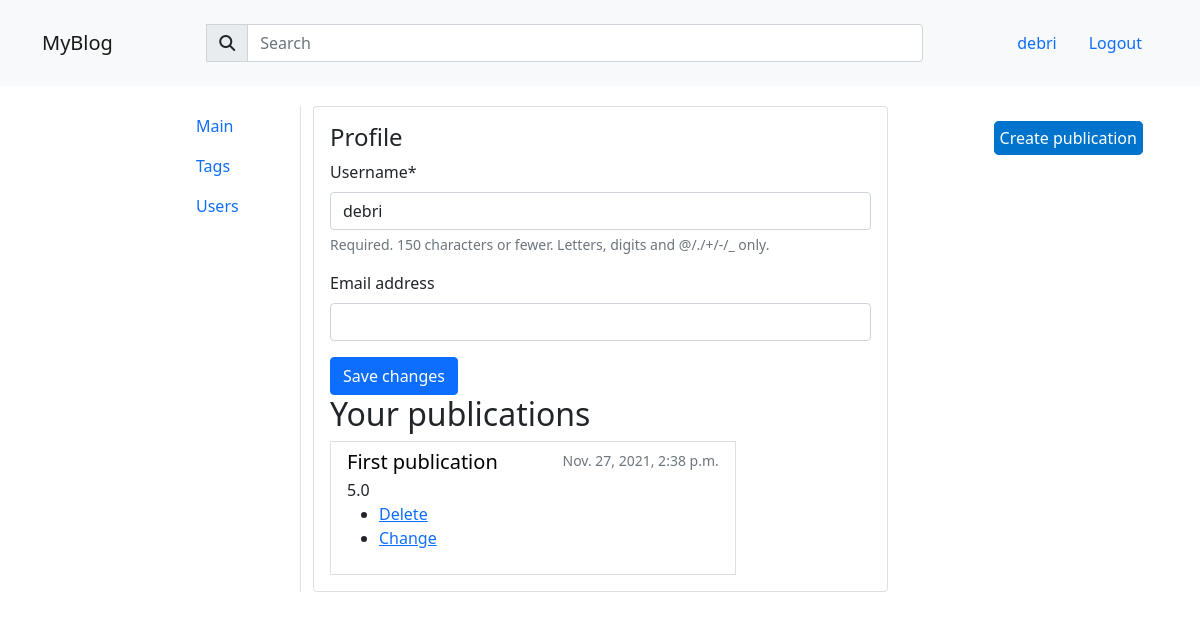
Screenshot of /account_default/profile (signed in) with the database file from the repository.
### home/models.py (models this page shows, shortened)
class Publication(models.Model):
    title = models.CharField(max_length=256)
    group = models.ForeignKey(Group, on_delete=models.PROTECT)
    content = RichTextField(null=True, blank=True,)
    author = models.ForeignKey(User, on_delete=models.PROTECT, default='creator', related_name='my_publications')
    slug = models.SlugField(max_length=150, unique=True)
    published = models.DateTimeField(auto_now_add=True, db_index=True)
    rating = models.FloatField(default=0)
    tags = models.ManyToManyField(Tag, blank=True, related_name='publications')
    liked = models.IntegerField(default=0)
    class Meta:
        ordering = ['-published']

### account_default/views.py (the view)
# urls.py: path('profile', profile, name='profile'),
@login_required
def profile(request):
    publications = Publication.objects.filter(author=request.user)
    form, message = profile_access(request, request.user)
    return render(request, 'registration/profile.html', context={'form': form,
                                                                 'message': message,
                                                                 'publications': publications
                                                                 })

### account_default/forms.py
class UserEditForm(forms.ModelForm):
    class Meta:
        model = User
        fields = ('username', 'email')

### account_default/views.py (called while the page is built)
def profile_access(request, user):
    message = ''
    if request.method == "POST":
        form = UserEditForm(request.POST, instance=user)
        if form.is_valid():
            form.save(commit=True)
            message = 'Your profile has been changed'
    form = UserEditForm()
    form['username'].initial = user.username
    form['email'].initial = user.email
    return form, message

### templates/registration/profile.html (shortened to what this page needs)
{% extends 'base.html' %}
{% load crispy_forms_tags %}
{% block content %}
<div class="card">
    <div class="card-body">
        <h4 class="card-title">Profile</h4>
        <form method="post">
            {{ form|crispy }}
            <button class="btn btn-primary" type="submit">Save changes</button>
        </form>
        <h2>Your publications</h2>
        <div class="d-flex flex-row">
            <div class="pages w-75">
                {% for publication in publications %}
                <div class="list-group-item list-group-item-action">
                    <div class="d-flex w-100 justify-content-between">
                        <a href="{% url 'publication' publication.id %}" style="text-decoration:none">
                            <h5 class="mb-1" style="color: black">{{ publication.title }}</h5>
                        </a>
                        <small class="text-muted">{{ publication.published }}</small>
                    </div>
                    <div class="d-flex">
                        <div>
                            {{ publication.rating }}
                        </div>
                    </div>
                    <div class="options">
                        <ul>
                            <li>
                                <a href="{% url 'delete' publication.id %}">Delete</a>
                            </li>
                            <li>
                                <a href="{% url 'edit' publication.id %}">Change</a>
                            </li>
                        </ul>
                    </div>
                </div>
            </div>
            {% endfor %}
        </div>
    </div>
</div>
{% endblock content %}

### templates/base.html (shortened to what this page needs)
<!DOCTYPE html>
{% load static %}
<html lang="en">
<head>
    <link href="https://cdn.jsdelivr.net/npm/bootstrap@5.1.3/dist/css/bootstrap.min.css" rel="stylesheet">
    <link rel="stylesheet" href="{% static 'css/style.css' %}">
    <link href="http://ajax.googleapis.com/ajax/libs/jqueryui/1.8.16/themes/ui-lightness/jquery-ui.css" rel="stylesheet" type="text/css" />
</head>
<body>
    <div class="navbar navbar-expand-lg navbar-light bg-light mg">
        <div class="container-md">
            <a class="navbar-brand" href="{% url 'home' %}">MyBlog</a>
            <div class="collapse navbar-collapse" id="navbarText">
                <form class="container-fluid justify-content-center w-75" method="post" action="{% url 'search' %}">
                    <div class="input-group w-100 p-3">
                        <span class="input-group-text" id="basic-addon1"><i class="fas fa-search"></i></span>
                        <input name="searched" type="search" class="form-control" placeholder="Search" aria-label="Search" aria-describedby="basic-addon1" value="{{ searched }}" id="tags">
                    </div>
                </form>
            <nav class="nav">
                {% if user.is_authenticated %}
                <a class="nav-link" href="{% url 'profile' %}">{{ user.username }}</a>
                <a class="nav-link" href="{% url 'logout' %}">Logout</a>
                {% else %}
                <a class="nav-link" href="{% url 'login' %}">Sign In</a>
                <a class="nav-link" href="{% url 'sign_up' %}">Sign Up</a>
                {% endif %}
            </nav>
            </div>
        </div>
    </div>
    <nav>
        <ul class="nav flex-column secondary-nav">
            <li class="nav-item">
                <a class="nav-link" href="{% url 'home' %}">Main</a>
            </li>
            <li class="nav-item">
                <a class="nav-link" href="{% url 'tags_list' %}">Tags</a>
            </li>
            <li class="nav-item">
                <a class="nav-link" href="{% url 'users_list' %}">Users</a>
            </li>
        </ul>
    </nav>
    <div class="create_post">
        <div>
            {% if user.is_authenticated %}
            {% block button %}<a href="{% url 'create_publication' %}">Create publication</a>{% endblock button %}
            {% endif %}
        </div>
    </div>
    <div class="container border-start w-50">
        {% block content %}{% endblock content %}
    </div>
</body>
</html>

### static/css/style.css (style rules this page uses)
div { margin: 0; padding: 0; }
.create_post { position: absolute; width: 90%; margin-top: 20px; }
.create_post div { display: block; margin-left: 92%; width: 150px; }
.create_post div a { border: 1px solid #0074CC; border-radius: 5px; background-color: #0074CC; text-decoration: none; color: white; padding: 5px; }
.secondary-nav { position: absolute; margin-left: 15%; }
.mg { margin-bottom: 20px; }
.pages { height: auto; }

### rows the page displays
Publication: title "First publication", published "Nov. 27, 2021, 2:38 p.m.", rating "5.0"

### other values shown
{{ user.username }} "debri"
